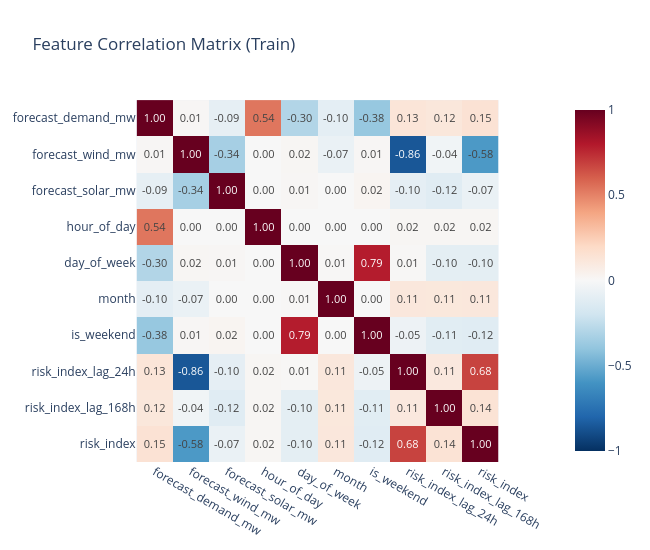

This figure's notebook cell:
### Markdown cell above
## 6. Feature Correlation Heatmap vs. Risk Index

### Code cell
from grid_risk.features import FEATURE_NAMES

corr_cols = FEATURE_NAMES + ["risk_index"]
corr = train[corr_cols].corr()

fig = px.imshow(corr, text_auto=".2f", color_continuous_scale="RdBu_r",
                zmin=-1, zmax=1, title="Feature Correlation Matrix (Train)")
fig.update_layout(height=550, width=650)
fig.show()

### Figure 1 — Plotly figure (JSON) as saved in the notebook; plotly's stock layout.template omitted (floating-point values rounded to 4 significant figures)
{"data": [{"coloraxis": "coloraxis", "hovertemplate": "x: %{x}<br>y: %{y}<br>color: %{z}<extra></extra>", "name": "0", "texttemplate": "%{z:.2f}", "type": "heatmap", "x": ["forecast_demand_mw", "forecast_wind_mw", "forecast_solar_mw", "hour_of_day", "day_of_week", "month", "is_weekend", "risk_index_lag_24h", "risk_index_lag_168h", "risk_index"], "xaxis": "x", "y": ["forecast_demand_mw", "forecast_wind_mw", "forecast_solar_mw", "hour_of_day", "day_of_week", "month", "is_weekend", "risk_index_lag_24h", "risk_index_lag_168h", "risk_index"], "yaxis": "y", "z": [[1.0, 0.01383, -0.09106, 0.5375, -0.2998, -0.09944, -0.3833, 0.1288, 0.1162, 0.1468], [0.01383, 1.0, -0.335, -0.0007773, 0.01583, -0.06605, 0.01192, -0.8552, -0.03551, -0.576], [-0.09106, -0.335, 1.0, 0.0002327, 0.01258, 0.0008461, 0.02361, -0.09729, -0.119, -0.06878], [0.5375, -0.0007773, 0.0002327, 1.0, 0.0001732, -0.0007108, 1.213e-05, 0.01606, 0.01546, 0.01574], [-0.2998, 0.01583, 0.01258, 0.0001732, 1.0, 0.008344, 0.7881, 0.006973, -0.1008, -0.1007], [-0.09944, -0.06605, 0.0008461, -0.0007108, 0.008344, 1.0, -0.001558, 0.1118, 0.1105, 0.1113], [-0.3833, 0.01192, 0.02361, 1.213e-05, 0.7881, -0.001558, 1.0, -0.05491, -0.1136, -0.1194], [0.1288, -0.8552, -0.09729, 0.01606, 0.006973, 0.1118, -0.05491, 1.0, 0.1052, 0.6808], [0.1162, -0.03551, -0.119, 0.01546, -0.1008, 0.1105, -0.1136, 0.1052, 1.0, 0.1427], [0.1468, -0.576, -0.06878, 0.01574, -0.1007, 0.1113, -0.1194, 0.6808, 0.1427, 1.0]]}], "layout": {"coloraxis": {"cmax": 1, "cmin": -1, "colorscale": [[0, "rgb(5,48,97)"], [0.1, "rgb(33,102,172)"], [0.2, "rgb(67,147,195)"], [0.3, "rgb(146,197,222)"], [0.4, "rgb(209,229,240)"], [0.5, "rgb(247,247,247)"], [0.6, "rgb(253,219,199)"], [0.7, "rgb(244,165,130)"], [0.8, "rgb(214,96,77)"], [0.9, "rgb(178,24,43)"], [1, "rgb(103,0,31)"]]}, "height": 550, "title": {"text": "Feature Correlation Matrix (Train)"}, "width": 650, "xaxis": {"anchor": "y", "constrain": "domain", "domain": [0, 1], "scaleanchor": "y"}, "yaxis": {"anchor": "x", "autorange": "reversed", "constrain": "domain", "domain": [0, 1]}}}
